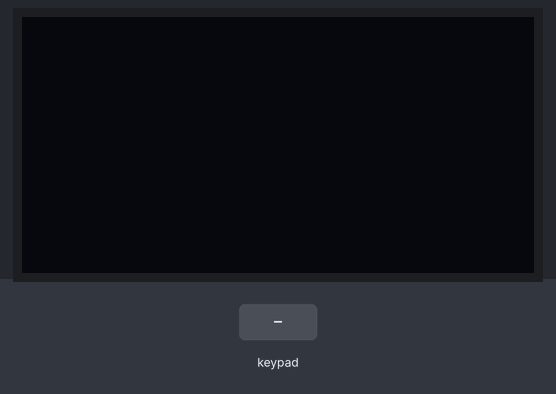
Simulated run of this sketch. Board: Arduino Uno, built with avr-gcc and run on an emulated ATmega328P. Shown: 128×64 one-colour display. Inputs (shaded band) come from the test bench.

Above: at 3.2 s.
3.3 s: keypad keys 6 5 4 3 A pressed 0.4 s apart
At 5.9 s:
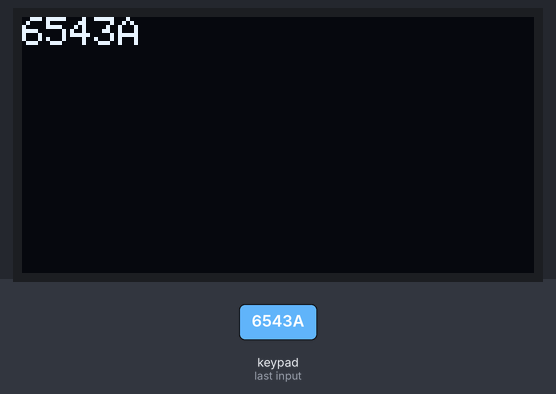
6.8 s: key 'C' pressed
8.3 s: key 'B' pressed
At 8.6 s:
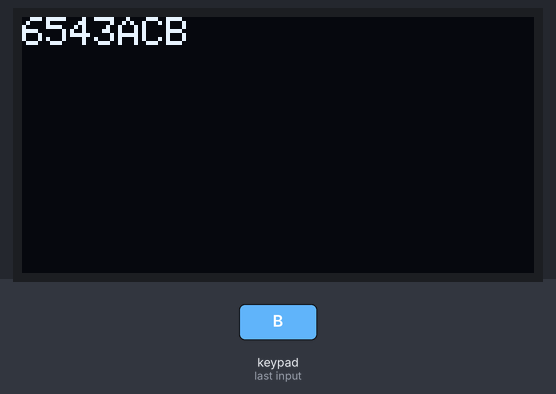
9.8 s: key 'A' pressed
At 11.0 s:
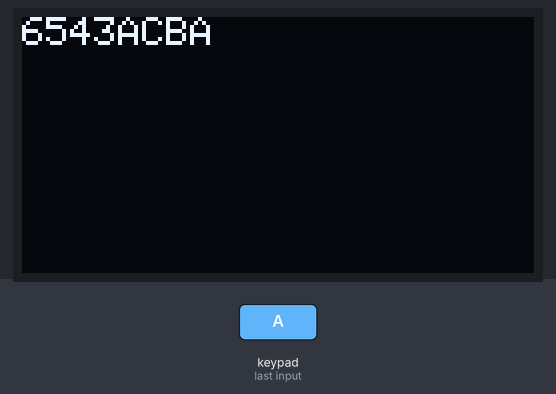
11.3 s: key 'B' pressed
At 12.1 s:
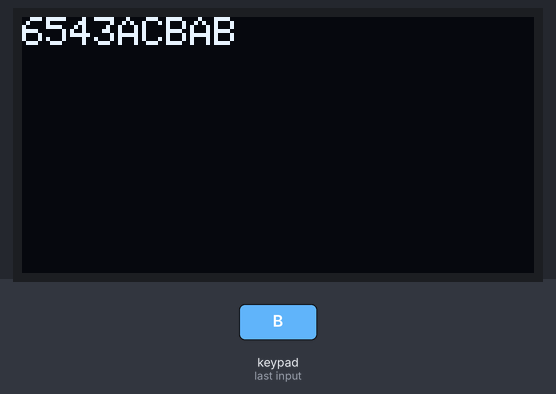
12.8 s: key 'C' pressed
Timing chart, 0 to 15.3 s (numbered marks = the images above; inputs shaded):
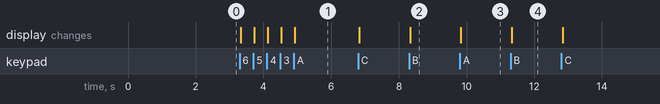

Measured:
- after the input at 3.3 s, the display: first changes at once (image 1 shows a later state)
- after the input at 8.3 s, the display: changes at once (image 2)
- after the input at 9.8 s, the display: changes at once (image 3)
- after the input at 11.3 s, the display: changes at once (image 4)

The sketch:

OLED_And_KeyPad.ino
```cpp
#include <Keypad.h>
#include <Wire.h>
#include <Adafruit_GFX.h>
#include <Adafruit_SSD1306.h>
#include <string.h>

#define SCREEN_WIDTH 128 // OLED display width,  in pixels
#define SCREEN_HEIGHT 64 // OLED display height, in pixels

const byte ROWS = 4;
const byte COLS = 4;

char keys[ROWS][COLS] = {
  {'*', '7', '4', '1'},
  {'\n', '8', '5', '2'},
  {'#', '9', '6', '3'},
  {'D', 'C', 'B', 'A'},
};

byte rowPins[ROWS] = {6, 5, 4, 3};
byte colPins[COLS] = {9, 10, 11, 12};

char teks[128];

int posisi = 0;
int posisiSementara = 0;

// declare an SSD1306 display object connected to I2C
Adafruit_SSD1306 oled(SCREEN_WIDTH, SCREEN_HEIGHT, &Wire, -1);

Keypad keypad = Keypad(makeKeymap(keys), rowPins, colPins, ROWS, COLS);

void setup() {
  Serial.begin(9600);
  // initialize OLED display with address 0x3C for 128x64
  oled.begin(SSD1306_SWITCHCAPVCC, 0x3C);

  delay(2000);         // wait for initializing
  oled.clearDisplay(); // clear display
  oled.display();
}

void loop() {
  // INPUT FROM KEYPAD
  char tombol = keypad.getKey();

  if (tombol != NO_KEY) {
    int n = sizeof(teks) / sizeof(*teks);
    switch (tombol) {
      case '\n':
        masukanData(teks, tombol, posisi);
        posisi++;
        posisiSementara++;
        break;
      case 'D':
        if (posisi < posisiSementara) {
          posisi++;
        }
        break;
      case '#':
        if (posisi > 0) {
          posisi--;
        }
        break;
      case '*':
        int index;
        if (posisi != 0) {
          for (index = posisi - 1; index < n; index++) {
            int temp = teks[index];
            teks[index] = teks[index + 1];
            teks[index + 1] = temp;
          }
        }
        if (posisi > 0) {
          posisiSementara--;
          posisi--;
        }
        break;
      default:
        masukanData(teks, tombol, posisi);
        posisi++;
        posisiSementara++;
        break;
    }
    // OLED
    oled.clearDisplay();
    oled.setTextSize(1);
    oled.setTextColor(WHITE);
    oled.setCursor(0, 0);
    oled.println(teks);
    oled.display();
  }
}

char* masukanData(char arr[], char x, int pos) {
  pos++;
  int panjang = strlen(arr);
  int index;
  for (index = panjang; index >= pos; index--) {
    arr[index] = arr[index - 1];
  }
  arr[pos - 1] = x;
  return arr;
}
```
